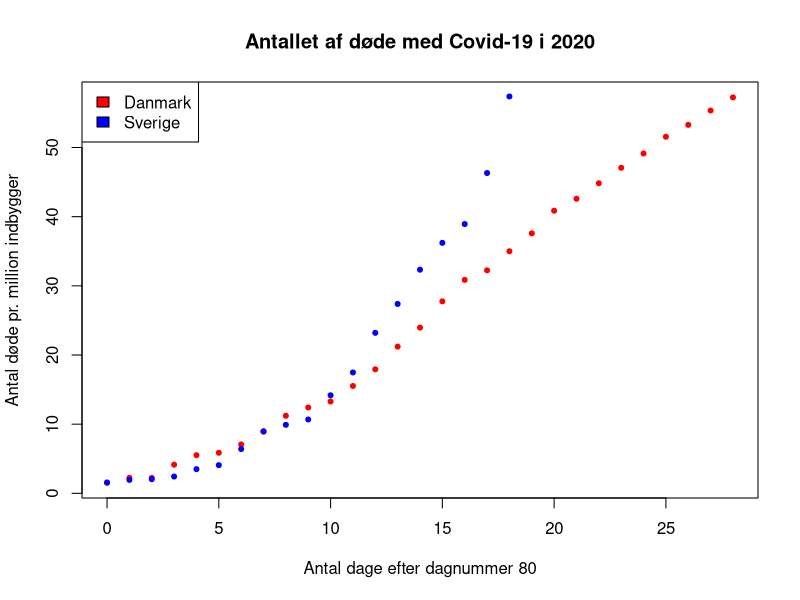

R code for this plot:
## ---- chunk 1
U = 3300
C1 = 89
C2 = 6
C3 = 0
PC1 = C1 / U
PC2 = C2 / U
PC3 = C3 / U

cat("P(C1) =", PC1, "\nP(C2) =", PC2, "\nP(C3) =", PC3)
## ---- chunk 2
PC2nC1 = PC2
PC2lC1 = PC2nC1 / PC1
cat("P(C2 | C1) =", PC2lC1)
## ---- chunk 3
S1nC1 = 89 - 63
PS1nC1 = S1nC1 / U
PS1lC1 = PS1nC1 / PC1

S1barnC1 = 63
PS1barnC1 = S1barnC1 / U
PS1barlC1 = PS1nC1 / PC1

PC1bar = 1 - PC1
S1nC1bar = 127
PS1nC1bar = S1nC1bar / U
PS1lC1bar = PS1nC1bar / PC1bar

cat("P(S1 | C1) =", PS1lC1, "\nP(S1bar | C1) =", PS1barlC1, "\nP(S1 | C1bar) =", PS1lC1bar)
## ---- chunk 4
S1 = 89 - 63 + 127
PS1 = S1 / U

cat("P(S1) =", PS1)
## ---- chunk 5
PC1lS1 = PS1nC1 / PS1
cat("P(C1 | S1) =", PC1lS1)
## ---- chunk 6
## Hvor stor en andel af smittede vil have en inkubationstid på under 7 døgn?
inku_14 = 14
# Inkubationstid, der ønskes undersøgt
log_inku_14 = log(inku_14)
# Bemærk at i R er log() den naturlige logaritme.
# Variablen log_inku_7 = 1.9459 er den naturlige logaritme til inkubationstiden.
# Vi får at vide, at den naturlige logaritme til inkubationstiden følger en
# normalfordeling med mu = 1.6198 og standardafvigelse sigma = 0.4387
mu = 1.6198
# Middelværdi
sigma = 0.4387
# Standardafvigelse
andel_inku_under_14 = pnorm(log_inku_14, mu, sigma) # andel_inku_under_7 = 0.7714
# 77 pct af smittede vil have udvist Covid-19 symptomer efter en uge.

andel_inku_over_14 = 1 - andel_inku_under_14

cat(andel_inku_over_14)

## ---- chunk 7
m = exp(qnorm(0.5, mu, sigma))
cat(m)
## ---- chunk 8
symptom95 = exp(qnorm(0.95, mu, sigma))
cat(symptom95)
## ---- chunk 9
cat("[", mu-3*sigma, ",", mu+3*sigma, "]\n")
cat("eller\n")
cat("[", exp(mu-3*sigma), ",", exp(mu+3*sigma), "], hvis det skal angives i døgn")
## ---- chunk 10
popDK = 5.8
popSE = 10.3

D = read.table("Data_ECEStat_2020_opg3.csv", header=TRUE, sep=";")
X = D$Opg3_dagnummer[11:39] - 80
YDK = D$Opg3_akkum_dk[11:39] / popDK
YSE = D$Opg3_akkum_se[11:39] / popSE

plot(X, YDK, pch = 20, col = "red", main = "Antallet af døde med Covid-19 i 2020", xlab = "Antal dage efter dagnummer 80", ylab = "Antal døde pr. million indbygger")
points(X, YSE, pch = 20, col = "blue")
legend("topleft", legend=c("Danmark","Sverige"), fill = c("red", "blue")) 
